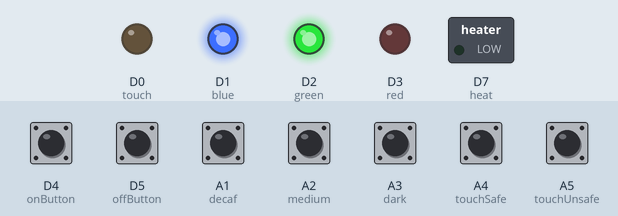
This sketch was run on a simulated Particle Photon. Shown: switched loads named in the sketch (green lamp = pin HIGH), output pins drawn as LEDs (lit = HIGH). The inputs (shaded band) are chosen by the test bench; at power-on: A1 (decaf), A2 (medium), A3 (dark), A4 (touchSafe), A5 (touchUnsafe), D4 (onButton), D5 (offButton) HIGH. What the sketch prints to the serial monitor is not drawn.

Above: at 1.2 s.
1.3 s: D4 (onButton) pulled LOW for 0.15 s
At 2.4 s:
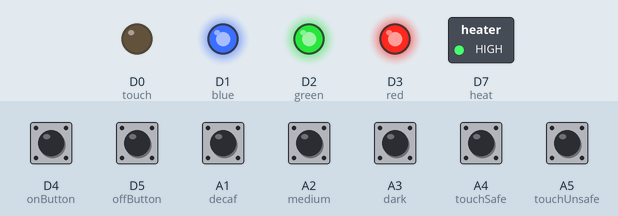
2.9 s: A5 (touchUnsafe) pulled LOW for 0.15 s
At 3.6 s:
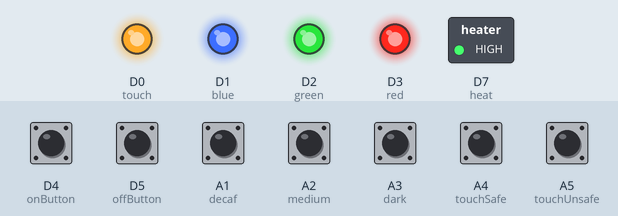
4.5 s: D5 (offButton) pulled LOW for 0.15 s
At 4.8 s:
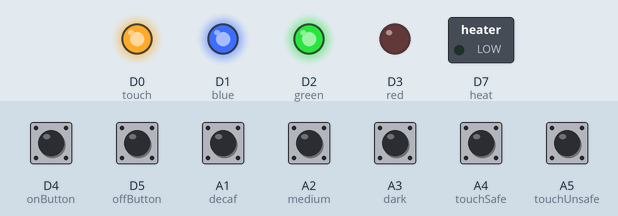
6.1 s: A2 (medium) pulled LOW for 0.15 s
At 7.3 s:
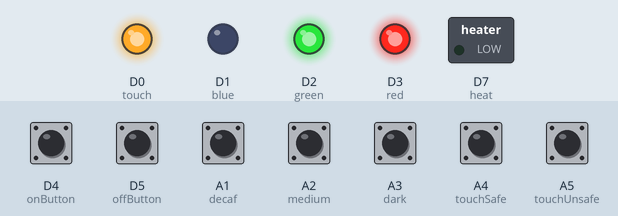
7.7 s: A3 (dark) pulled LOW for 0.15 s
At 8.5 s:
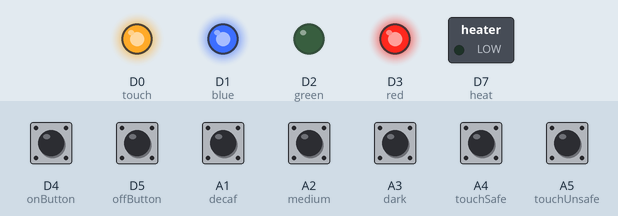
9.3 s: A4 (touchSafe) pulled LOW for 0.15 s
At 9.7 s:
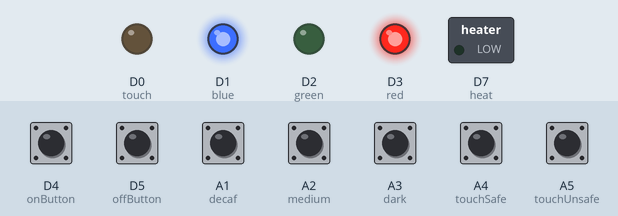
Timing chart, 0 to 11.9 s (numbered marks = the images above; inputs shaded):
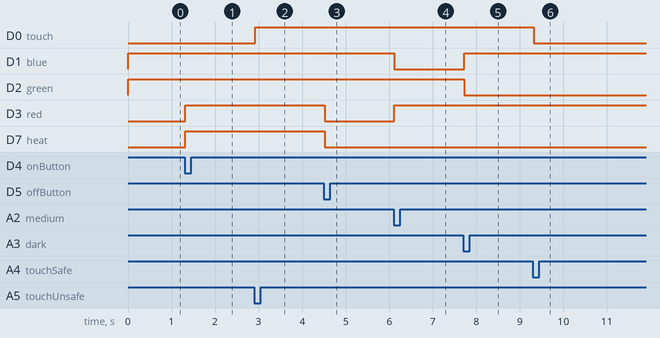

Measured:
- after the input at 1.3 s, D3 (red), D7 (heat): LOW → HIGH at once
- after the input at 2.9 s, D0 (touch): LOW → HIGH at once
- after the input at 4.5 s, D3 (red), D7 (heat): HIGH → LOW at once
- after the input at 6.1 s, D1 (blue): HIGH → LOW at once; D3 (red): LOW → HIGH at once
- after the input at 7.7 s, D1 (blue): LOW → HIGH at once; D2 (green): HIGH → LOW at once
- after the input at 9.3 s, D0 (touch): HIGH → LOW at once

The sketch:

morningbrew.ino
```cpp
//HARDWARE INPUT AND OUTPUT PINS
const int red = D3;
const int green = D2;
const int blue = D1;

const int heat = D7;
const int touch = D0;

const int onButton = D4;
const int offButton = D5;

const int touchSafe = A4;
const int touchUnsafe = A5;

const int decaf = A1;
const int medium = A2;
const int dark = A3;

//STATE TRACKER STRINGS
String status = "";
String preference = "";
String touchTemp = "";

//DELTA TIMING
unsigned long previousTime = 0;
unsigned long deltaTime = 350;

unsigned long autoClose = 0;

//SETUP PARTICLE
void setup() {
    Serial.write(9600);
    hardwareSetup();

    //ALL JS FUNCTIONS
    Particle.function("toDecaf", toDecaf);
    Particle.function("toMedium", toMedium);
    Particle.function("toDark", toDark);

    Particle.function("toOn", toOn);
    Particle.function("toOff", toOff);
    Particle.function("toTimer", toTimer);

    Particle.function("writeStatus", writeStatus);

    readMachine();
}

void readMachine() {
    /*
    if(onButtonPressed()) {
        status = "on";
    } else if (offButtonPressed()) {
        status = "off";
    }

    if(decafPressed()) {
        preference = "decaf";
    } else if(mediumPressed()) {
        preference = "medium";
    } else if(darkPressed()) {
        preference = "dark";
    }

    if(toTouchSafe()) {
        touchTemp = "safe";
    } else if (toTouchUnsafe()) {
        touchTemp = "unsafe";
    }
    */


    //SETS INITIAL STATE, BUT WOULD READ STATES
    //IF CONNECTED TO ACTUAL COFFEE MACHINE
    status = "off";
    preference = "decaf";
    touchTemp = "safe";

    stubOff();
    stubDecaf();
    stubTouchOff();
}

//ALL JS FUNCTIONS
//HANDLES WITH JS TIMER INPUT
int toTimer(String data) {
    int val = data.toInt();
    int closeTime = val*1000;

    autoClose = millis();
    while(millis() - autoClose < closeTime) {
        //check for any changes
    }
    updateOnStatus();
}

//SENDS CURRENT STATUS TO UI SO IT CAN UPDATE BASED ON PARTICLE STATES
int writeStatus(String x) {
    if(status == "on") {
        Particle.publish("on", "on");
    } else if (status == "off") {
        Particle.publish("off", "off");
    }

    if(preference == "decaf") {
        Particle.publish("decaf", "decaf");
    } else if(preference == "medium") {
        Particle.publish("medium", "medium");
    } else if(preference == "dark") {
        Particle.publish("dark", "dark");
    }

    if(touchTemp == "safe") {
        Particle.publish("safe", "safe");
    } else if (touchTemp == "unsafe") {
        Particle.publish("unsafe", "unsafe");
    }

}

//JS FUNCTION FOR DECAF
int toDecaf(String x) {
    updateDecaf();
}

//JS FUNCTION FOR MEDIUM
int toMedium(String x) {
    updateMedium();
}

//JS FUNCTION FOR DARK
int toDark(String x) {
    updateDark();
}

//JS FUNCTION FOR ON
int toOn(String x) {
    updateOnStatus();
}

//JS FUNCTION FOR OFF
int toOff(String x) {
    updateOffStatus();
}
//DONE WITH JS FUNCTIONS


//LOOP TO CHECK AND CHANGE STATES ACCORDINGLY
void loop() {

    if(decafPressed() && status == "off") {
        updateDecaf();
    } else if(mediumPressed() && status == "off") {
        updateMedium();
    } else if(darkPressed() && status == "off") {
        updateDark();
    }

    if(onButtonPressed()) {
        updateOnStatus();
    } else if(offButtonPressed()) {
        updateOffStatus();
    }

    if(toTouchSafe()) {
        updateTouchSafe();
    } else if(toTouchUnsafe()) {
        updateTouchUnsafe();
    }
}


//BOOLEAN FUNCTIONS, TAKE HARDWARE INPUT
//CHECK ON BUTTON PRESSED
boolean onButtonPressed() {
    if(digitalRead(onButton) == 0) {
        return true;
    }
    return false;
}

//CHECK OFF BUTTON PRESSED
boolean offButtonPressed() {
    if(digitalRead(offButton) == 0) {
        return true;
    }
    return false;
}

//CHECK DECAF BUTTON PRESSED
boolean decafPressed() {
    if(digitalRead(decaf) == 0) {
        return true;
    }
    return false;
}

//CHECK MEDIUM BUTTON PRESSED
boolean mediumPressed() {
    if(digitalRead(medium) == 0) {
        return true;
    }
    return false;
}

//CHECK DARK BUTTON PRESSED
boolean darkPressed() {
    if(digitalRead(dark) == 0) {
        return true;
    }
    return false;
}

//CHECK SAFE BUTTON PRESSED
boolean toTouchSafe() {
    if(digitalRead(touchSafe) == 0) {
        return true;
    }
    return false;
}

//CHECK UNSAFE BUTTON PRESSED
boolean toTouchUnsafe() {
    if(digitalRead(touchUnsafe) == 0) {
        return true;
    }
    return false;
}
//DONE WITH BOOLEAN FUNCTIONS


//UPDATE FUNCTIONS, TAKE NO HARDWARE INPUT, GIVE NO OUTPUT
//UPDATE STATE TO ON
void updateOnStatus() {
    Particle.publish("on", "on");
    status = "on";

    stubOn();
    stubPreference();
}

//UPDATE STATE TO OFF
void updateOffStatus() {
    Particle.publish("off", "off");
    status = "off";

    stubOff();
    if(preference == "decaf") {
        stubDecaf();
    } else if (preference == "medium") {
        stubMedium();
    } else if (preference == "dark") {
        stubDark();
    }
}

//UPDATE STATE TO DECAF
void updateDecaf() {
    Particle.publish("decaf", "decaf");
    preference = "decaf";
    stubDecaf();
}

//UPDATE STATE TO MEDIUM
void updateMedium() {
    Particle.publish("medium", "medium");
    preference = "medium";
    stubMedium();
}

//UPDATE STATE TO DARK
void updateDark() {
    Particle.publish("dark", "dark");
    preference = "dark";
    stubDark();
}

//UPDATE STATE TO SAFE
void updateTouchSafe() {
    Particle.publish("safe", "safe");
    touchTemp = "safe";
    stubTouchOff();
}

//UPDATE STATE TO UNSAFE
void updateTouchUnsafe() {
    Particle.publish("unsafe", "unsafe");
    touchTemp = "unsafe";
    stubTouchOn();
}
//DONE WITH UPDATE FUNCTIONS


//STUB FUNCTIONS, GIVE HARDWARE OUTPUT
//HARDWARE OUTPUT FOR DECAF
void stubDecaf() {
    analogWrite(red, 0);
    analogWrite(green, 255);
    analogWrite(blue, 255);
}

//HARDWARE OUTPUT FOR MEDIUM
void stubMedium() {
    analogWrite(red, 255);
    analogWrite(green, 255);
    analogWrite(blue, 0);
}

//HARDWARE OUTPUT FOR DARK
void stubDark() {
    analogWrite(red, 255);
    analogWrite(green, 0);
    analogWrite(blue, 255);
}

//HARDWARE OUTPUT FOR NOT ABLE TO CHANGE PREFERENCE BECASE MACHINE IS ON
void stubPreference() {
    analogWrite(red, 255);
    analogWrite(green, 255);
    analogWrite(blue, 255);
}

//HARDWARE OUTPUT FOR MACHINE ON
void stubOn() {
    digitalWrite(heat, HIGH);
}

//HARDWARE OUTPUT FOR MACHINE OFF
void stubOff() {
    digitalWrite(heat, LOW);
}

//HARDWARE OUTPUT FOR TOUCH SAFE ON
void stubTouchOn() {
    digitalWrite(touch, HIGH);
}

//HARDWARE OUTPUT FOR TOUCH UNSAFE ON
void stubTouchOff() {
    digitalWrite(touch, LOW);
}

//PROPER SETUP FOR ALL HARDWARE
void hardwareSetup() {
    pinMode(red, OUTPUT);
    pinMode(green, OUTPUT);
    pinMode(blue, OUTPUT);

    pinMode(heat, OUTPUT);
    pinMode(touch, OUTPUT);

    pinMode(onButton, INPUT_PULLUP);
    pinMode(offButton, INPUT_PULLUP);
    pinMode(touchSafe, INPUT_PULLUP);
    pinMode(touchUnsafe, INPUT_PULLUP);

    pinMode(decaf, INPUT_PULLUP);
    pinMode(medium, INPUT_PULLUP);
    pinMode(dark, INPUT_PULLUP);
}
```
